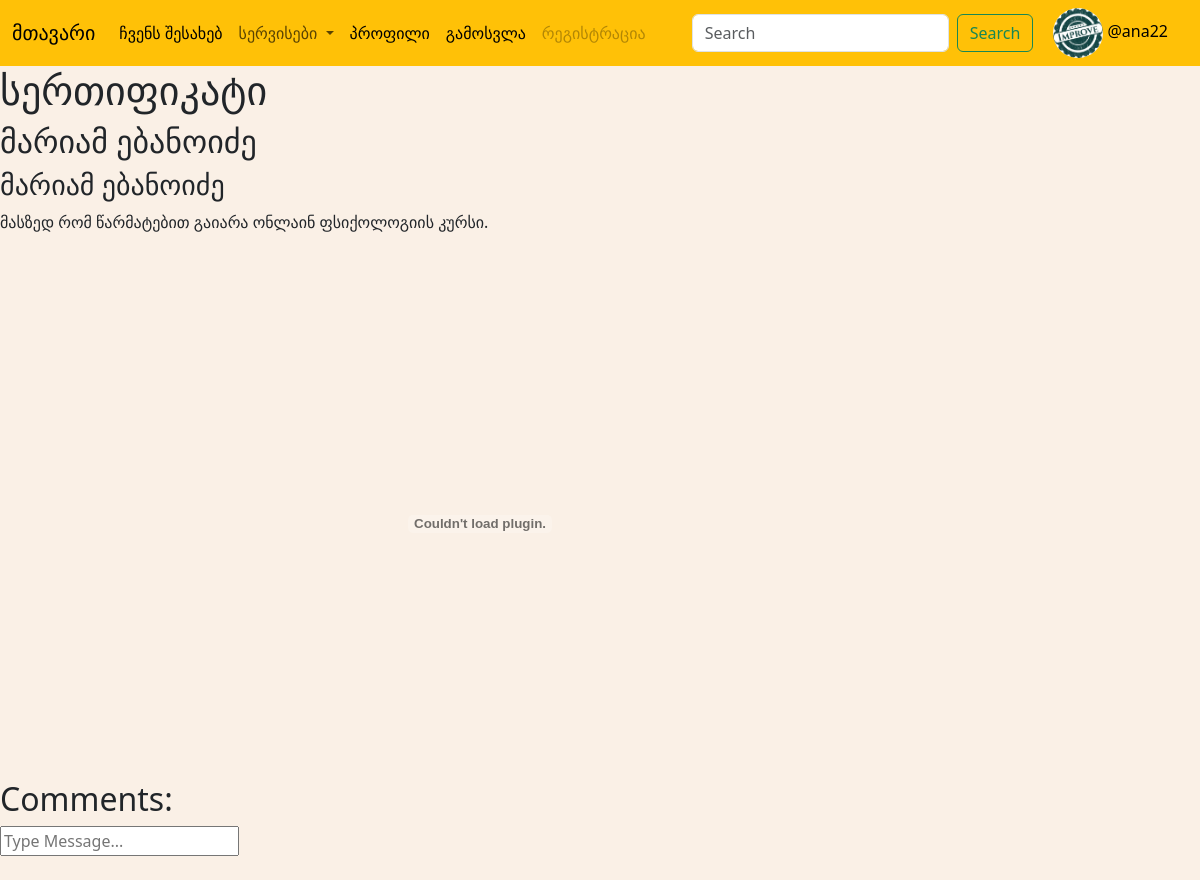
/reading/8/ (signed in), run on an earlier commit of the app's database.
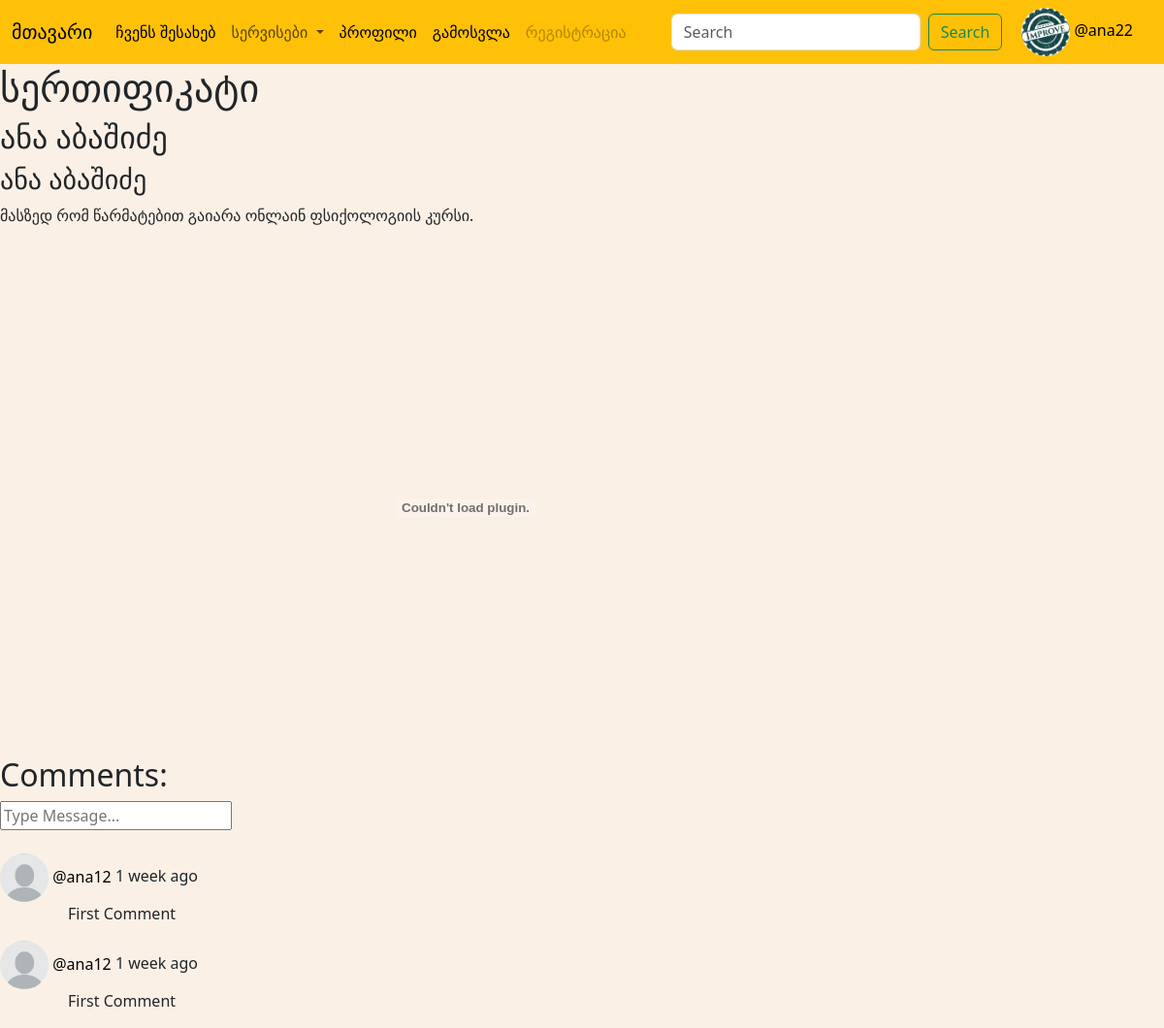
And on a later commit of the database.
### base/models.py (models this page shows, shortened)
class User(AbstractUser):
    certifs = models.ManyToManyField(Certif, blank=True, related_name="users")
    bio = models.TextField(null=True)
    avatar = models.ImageField(null=True, default='photoo.png')

class Certif(models.Model):
    creator = models.ForeignKey('User', on_delete=models.SET("Unknown Creator"))
    picture = models.ImageField(null=True, blank=True)
    name = models.CharField(max_length=200)
    genre = models.ManyToManyField(Genre, blank=True, related_name="certifs")
    who = models.ForeignKey(Who, on_delete=models.SET("Unknown Who"))
    description = models.TextField(max_length=500)
    file = models.FileField(null=True)
    created = models.DateTimeField(auto_now_add=True)

class Who(models.Model):
    name = models.CharField(max_length=200)
    score = models.IntegerField
    data = models.DateField(null=True)
    def __str__(self):
        return self.name

class Genre(models.Model):
    name = models.CharField(max_length=30)
    def __str__(self):
        return self.name

class Comment(models.Model):
    user = models.ForeignKey(User, on_delete=models.CASCADE)
    certif = models.ForeignKey(Certif, on_delete=models.CASCADE)
    body = models.TextField()
    created = models.DateTimeField(auto_now_add=True)
    class Meta:
        ordering = ['-created']

### base/views.py (the view)
# urls.py: path('reading/<str:id>/', views.reading, name='reading'),
@login_required(login_url='login')
def reading(request, id):
    certif = Certif.objects.get(id=id)
    certif_comment = certif.comment_set.all().order_by('-created')
    if request.method == 'POST':
        comment = Comment.objects.create(
            user=request.user,
            certif=certif,
            body=request.POST.get('body')
        )
    return render(request, 'base/reading.html', {'certif': certif, 'comments':certif_comment})

### base/templates/base/reading.html (shortened to what this page needs)
{% extends 'main.html' %}
{% block content %}
<h1> {{ certif.name }} </h1>
<h2> {{ certif.who }} </h2>
<h3>
{% for genre in certif.genre.all %}
    {{ genre }}
{% endfor %}
</h3>
<p> {{ certif.description }} </p>
{% load static %}
<br>
<embed src="{% static certif.file.url %}" width="80%" height="500px" scrolling ="auto"/>
 <br>
<div stule="margin-left: 30px;">
    <h2> Comments:</h2>
    <form method ="POST" action="">
        <input name="body" placeholder="Type Message..." >
    </form>
    <br>
    {% for comment in comments %}
    <div>
        <a href="{% url 'profile' comment.user.id %}">
        <img src="{{ comment.user.avatar.url }}" width="50px" height="50px" style="border-radius: 50%">
        <span>@{{ comment.user.username }}</span>
        </a>
        <span>{{ comment.created | timesince}} ago</span>
    </div>
    <div style="margin-left: 70px;">
        <p>{{ comment.body }}</p>
    </div>
    {% endfor %}
</div>
{% endblock %}

### templates/main.html (shortened to what this page needs)
<!DOCTYPE html>
<html lang="en">
<head>
    {% load static %}
    <link href="https://cdn.jsdelivr.net/npm/bootstrap@5.3.3/dist/css/bootstrap.min.css" rel="stylesheet">
    <link href="{% static 'styles/style.css'%} " rel ="stylesheet">
</head>
<body>
{% include 'navbar.html' %}
{% block content %}
{% endblock %}
</body>
</html>

### templates/navbar.html (shortened to what this page needs)
<nav class="navbar navbar-expand-lg bg-warning">
  <div class="container-fluid">
    <a class="navbar-brand" href="{% url 'home' %}">მთავარი </a>
    <div class="collapse navbar-collapse" id="navbarSupportedContent">
      <ul class="navbar-nav me-auto mb-2 mb-lg-0">
        <li class="nav-item">
          <a class="nav-link active" aria-current="page" href="{% url 'about' %}"> ჩვენს შესახებ </a>
        </li>
        <li class="nav-item dropdown">
          <a class="nav-link dropdown-toggle" href="#" role="button" data-bs-toggle="dropdown" aria-expanded="false">
            სერვისები
          </a>
        </li>
        {% if request.user.is_authenticated %}
         <li class="nav-item">
          <a class="nav-link active" aria-current="page" href="{% url 'profile' request.user.id %}"> პროფილი </a>
        </li>
        <li class="nav-item">
          <a class="nav-link active" aria-current="page" href="{% url 'logout' %}"> გამოსვლა </a>
        </li>
        {% else %}
       <li class="nav-item">
          <a class="nav-link active" aria-current="page" href="{% url 'login' %}"> შესვლა </a>
        </li>
        {% endif %}
        <li class="nav-item">
          <a class="nav-link disabled" aria-disabled="true">რეგისტრაცია</a>
        </li>
      </ul>
      <form class="d-flex" role="search" action="">
        <input name="q" class="form-control me-2" type="search" placeholder="Search" aria-label="Search">
        <button class="btn btn-outline-success" type="submit">Search</button>
      </form>
  {% if request.user.is_authenticated %}
      <div style="margin:0px 20px;">
      <a href="{% url 'profile' request.user.id %}">
          <div  >
          <img src="{{request.user.avatar.url}}" width ="50px" height="50px" style="border-radius:50%">
              @{{ request.user.username }}
          </div>
          </a>
      </div>
      {% endif %}
    </div>
  </div>
</nav>

### static/styles/style.css (style rules this page uses)
body { background-color:#FAF0E6; }
a { text-decoration: none; color: black; }

What changed in the data, as far as the page shows it:
no longer on this page (row unchanged): Genre: name "მარიამ ებანოიძე"
changed Certif "სერთიფიკატი": who "მარიამ ებანოიძე" → "ანა აბაშიძე"
now on this page (row unchanged): Genre: name "ანა აბაშიძე"
added Comment: user.avatar (picture), user.username "ana12", created "1 week", body "First Comment"
added Comment: user.avatar (picture), user.username "ana12", created "1 week", body "First Comment"
